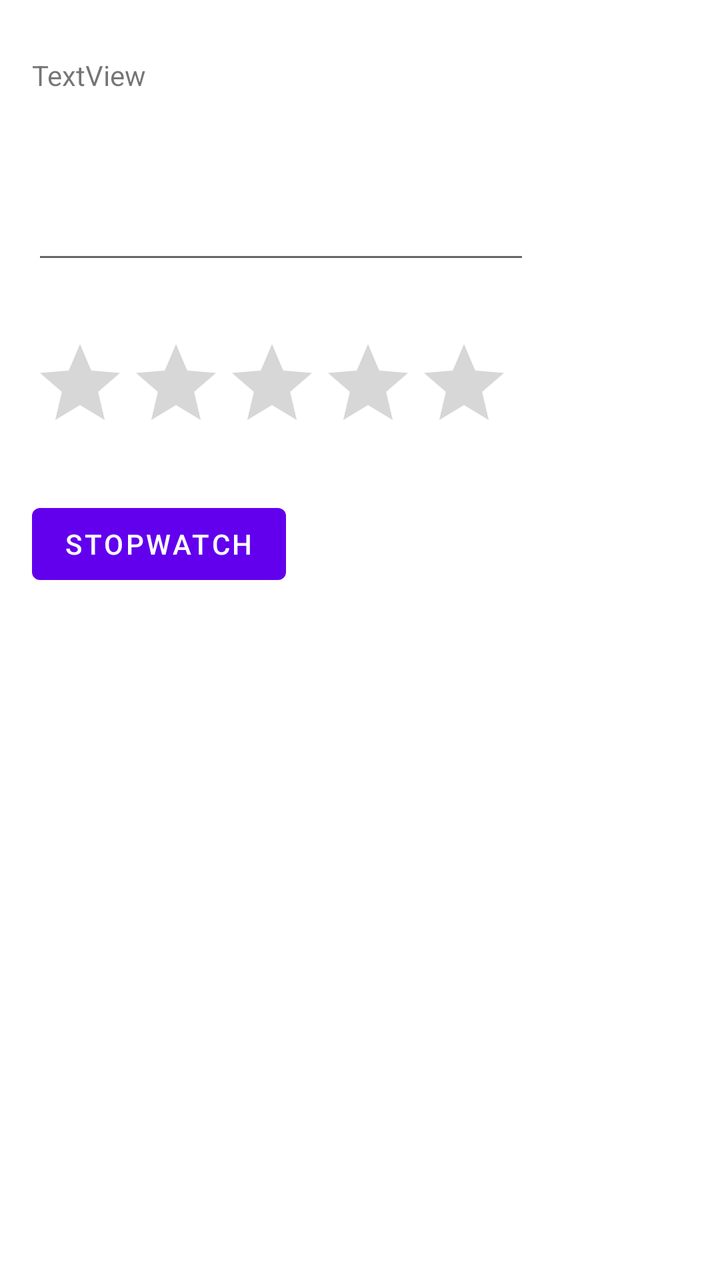
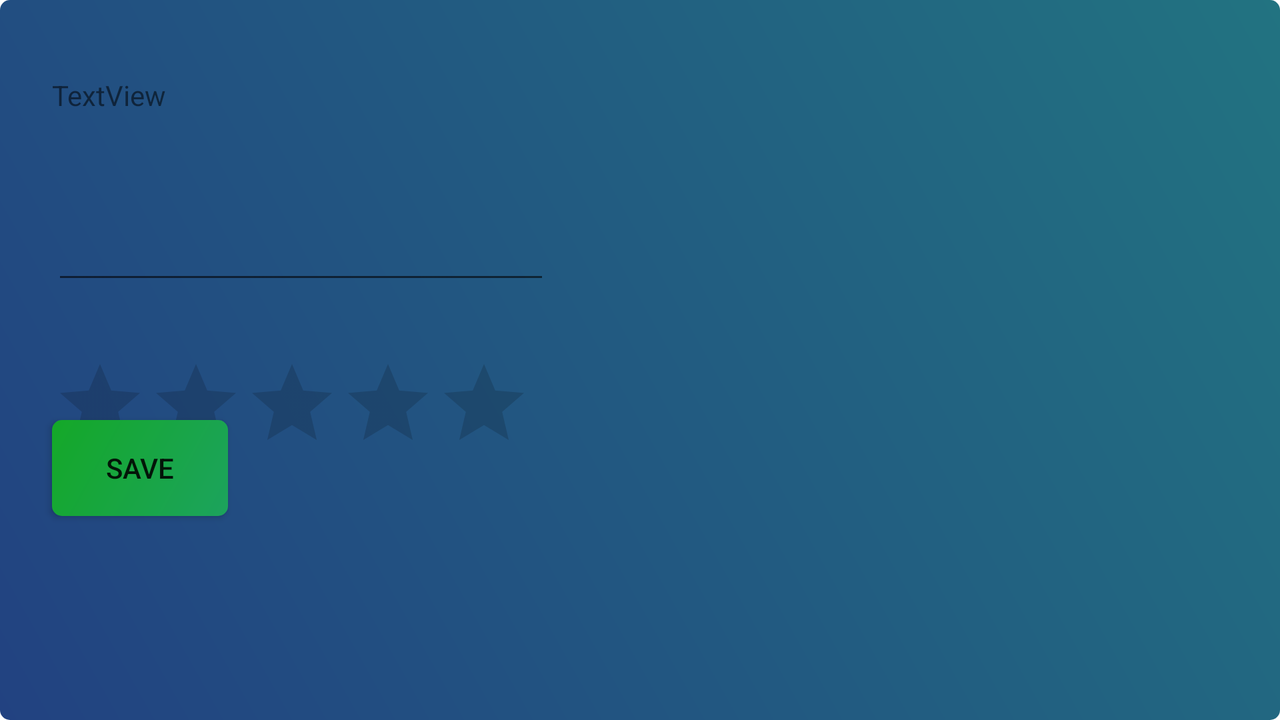

Two renders of one Android screen. The first uses the default layout on a phone; the second uses the alternative layout the repository ships for a different screen configuration, on a matching device. The two XML files are below.
<!-- AndroidManifest.xml: application theme Theme.SleepTrackerProject -->
<!-- res/layout/activity_test.xml -->
<?xml version="1.0" encoding="utf-8"?>
<androidx.constraintlayout.widget.ConstraintLayout xmlns:android="http://schemas.android.com/apk/res/android"
    xmlns:app="http://schemas.android.com/apk/res-auto"
    xmlns:tools="http://schemas.android.com/tools"
    android:layout_width="match_parent"
    android:layout_height="match_parent"
    tools:context=".TestActivity">

    <TextView
        android:id="@+id/textView"
        android:layout_width="wrap_content"
        android:layout_height="wrap_content"
        android:layout_marginStart="16dp"
        android:layout_marginTop="28dp"
        android:text="TextView"
        app:layout_constraintStart_toStartOf="parent"
        app:layout_constraintTop_toTopOf="parent" />

    <EditText
        android:id="@+id/editTextTextMultiLine"
        android:layout_width="249dp"
        android:layout_height="73dp"
        android:layout_marginStart="16dp"
        android:layout_marginTop="64dp"
        android:ems="10"
        android:gravity="start|top"
        android:inputType="textMultiLine"
        app:layout_constraintStart_toStartOf="parent"
        app:layout_constraintTop_toTopOf="parent" />

    <Button
        android:id="@+id/button4"
        android:layout_width="wrap_content"
        android:layout_height="wrap_content"
        android:layout_marginStart="16dp"
        android:layout_marginTop="248dp"
        android:text="Stopwatch"
        app:layout_constraintStart_toStartOf="parent"
        app:layout_constraintTop_toTopOf="parent" />

    <RatingBar
        android:id="@+id/ratingBar"
        android:layout_width="wrap_content"
        android:layout_height="wrap_content"
        android:layout_marginStart="16dp"
        android:layout_marginTop="168dp"
        app:layout_constraintStart_toStartOf="parent"
        app:layout_constraintTop_toTopOf="parent" />
</androidx.constraintlayout.widget.ConstraintLayout>
<!-- resources referenced by this layout -->
<resources>
  <style name="Theme.SleepTrackerProject" parent="Theme.MaterialComponents.DayNight.DarkActionBar">
          
          <item name="colorPrimary">@color/purple_500</item>
          <item name="colorPrimaryVariant">@color/purple_700</item>
          <item name="colorOnPrimary">@color/white</item>
          
          <item name="colorSecondary">@color/teal_200</item>
          <item name="colorSecondaryVariant">@color/teal_700</item>
          <item name="colorOnSecondary">@color/black</item>
          
          <item name="android:statusBarColor">?attr/colorPrimaryVariant</item>
          
      </style>
</resources>
<!-- res/layout-land/activity_test.xml (the repository's variant of the layout above) -->
<!-- drawn on the phone turned sideways -->
<?xml version="1.0" encoding="utf-8"?>
<androidx.constraintlayout.widget.ConstraintLayout xmlns:android="http://schemas.android.com/apk/res/android"
    xmlns:app="http://schemas.android.com/apk/res-auto"
    xmlns:tools="http://schemas.android.com/tools"
    android:layout_width="match_parent"
    android:layout_height="match_parent"
    tools:context=".TestActivity"
    android:background="@drawable/textview_bg"
    android:padding="10dp"
    android:layout_gravity="bottom">


    <TextView
        android:id="@+id/textView"
        android:layout_width="wrap_content"
        android:layout_height="wrap_content"
        android:layout_marginStart="16dp"
        android:layout_marginTop="28dp"
        android:text="TextView"
        app:layout_constraintStart_toStartOf="parent"
        app:layout_constraintTop_toTopOf="parent" />

    <EditText
        android:id="@+id/session_description_edittext"
        android:layout_width="249dp"
        android:layout_height="73dp"
        android:layout_marginStart="16dp"
        android:layout_marginTop="64dp"
        android:ems="10"
        android:gravity="start|top"
        android:inputType="textMultiLine"
        app:layout_constraintStart_toStartOf="parent"
        app:layout_constraintTop_toTopOf="parent" />

    <RatingBar
        android:id="@+id/session_rating"
        android:layout_width="wrap_content"
        android:layout_height="wrap_content"
        android:layout_marginStart="16dp"
        android:layout_marginTop="168dp"
        app:layout_constraintStart_toStartOf="parent"
        app:layout_constraintTop_toTopOf="parent" />

    <android.widget.Button
        android:id="@+id/button2"
        android:layout_width="wrap_content"
        android:layout_height="wrap_content"
        android:layout_marginStart="16dp"
        android:layout_marginBottom="92dp"
        android:background="@drawable/button_bg"
        android:onClick="onSaveButtonClick"
        android:text="Save"

        app:layout_constraintBottom_toBottomOf="parent"
        app:layout_constraintStart_toStartOf="parent" />

    <TextView
        android:id="@+id/saved_message_text_view"
        android:layout_width="wrap_content"
        android:layout_height="wrap_content"
        app:layout_constraintBottom_toBottomOf="parent"
        app:layout_constraintEnd_toEndOf="parent"
        app:layout_constraintHorizontal_bias="0.035"
        app:layout_constraintStart_toStartOf="parent"
        app:layout_constraintTop_toTopOf="parent"
        app:layout_constraintVertical_bias="0.839" />
</androidx.constraintlayout.widget.ConstraintLayout>
<!-- resources referenced by the variant -->
<!-- as the phone turned sideways resolves them -->
<resources>
  <!-- drawable button_bg (drawable) -->
  <?xml version="1.0" encoding="utf-8"?>
  <shape xmlns:android="http://schemas.android.com/apk/res/android"
      android:shape="rectangle">
  
      <corners android:radius="5dp"/>
  
      <gradient
          android:startColor="#1CA35D"
          android:endColor="#14A828"
          android:angle="135" />
  
      <size
          android:height="30dp"
          android:width="30dp"/>
  </shape>
  <!-- drawable textview_bg (drawable) -->
  <?xml version="1.0" encoding="utf-8"?>
  <shape xmlns:android="http://schemas.android.com/apk/res/android"
      android:shape="rectangle">
  
      <corners android:radius="5dp"/>
  
      <gradient
          android:startColor="#224281"
          android:endColor="#227381"
          android:angle="45" />
  
      <size
          android:height="30dp"
          android:width="30dp"/>
  </shape>
  <style name="Theme.SleepTrackerProject" parent="Theme.MaterialComponents.DayNight.DarkActionBar">
          
          <item name="colorPrimary">@color/purple_500</item>
          <item name="colorPrimaryVariant">@color/purple_700</item>
          <item name="colorOnPrimary">@color/white</item>
          
          <item name="colorSecondary">@color/teal_200</item>
          <item name="colorSecondaryVariant">@color/teal_700</item>
          <item name="colorOnSecondary">@color/black</item>
          
          <item name="android:statusBarColor">?attr/colorPrimaryVariant</item>
          
      </style>
</resources>
